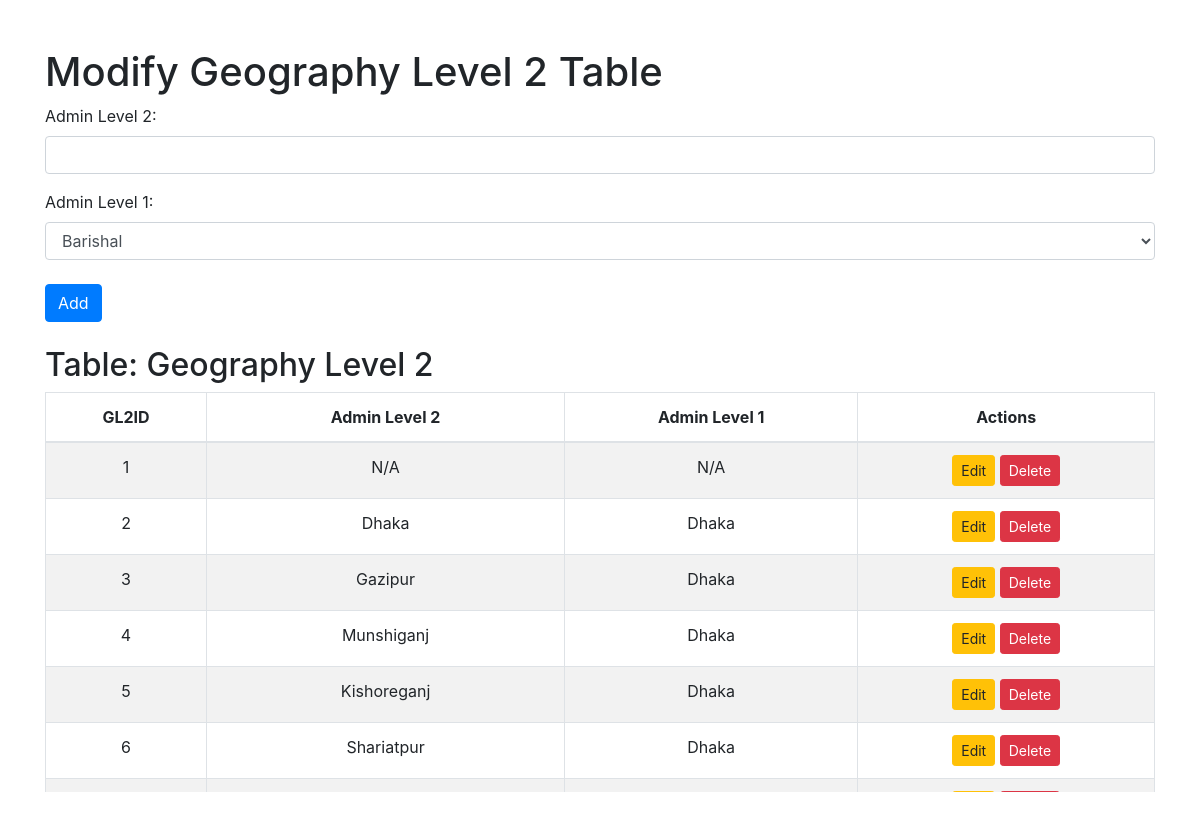
/input_tables/input_geography_level2.php, run on the app's committed database.
### tables this page shows
CREATE TABLE `geographylevel2` (
  `GL2ID` int(11) NOT NULL,
  `AdminLevel2` varchar(50) NOT NULL,
  `GL1ID` int(11) NOT NULL
);

CREATE TABLE `geographylevel1` (
  `GL1ID` int(11) NOT NULL,
  `AdminLevel1` varchar(50) NOT NULL,
  `CountryID` int(11) NOT NULL
);

### input_tables/input_geography_level2.php (the view, shortened to what this page needs)
<?php
include('../db_connect.php');
?>
<!DOCTYPE html>
<html>
<head>
    <link href="https://cdnjs.cloudflare.com/ajax/libs/bootstrap/4.6.2/css/bootstrap.min.css" rel="stylesheet">
</head>
<body>
    <div class="container mt-5">
        <h1>Modify Geography Level 2 Table</h1>
        <form method="post" action="input_geography_level2.php" class="mb-4">
            <div class="form-group">
                <label for="adminLevel2">Admin Level 2:</label>
                <input type="text" id="adminLevel2" name="adminLevel2" class="form-control" required>
            </div>
            <div class="form-group">
                <label for="gl1ID">Admin Level 1:</label>
                <select id="gl1ID" name="gl1ID" class="form-control" required>
                    <?php
                    $gl1Result = $conn->query("SELECT GL1ID, AdminLevel1 FROM geographylevel1 ORDER BY AdminLevel1 ASC");
                    while ($gl1Row = $gl1Result->fetch_assoc()) {
                        echo "<option value='{$gl1Row['GL1ID']}'>" . htmlspecialchars($gl1Row['AdminLevel1']) . "</option>";
                    }
                    ?>
                </select>
            </div>
            <button type="submit" class="btn btn-primary mt-2">Add</button>
        </form>
        <h2>Table: Geography Level 2</h2>
        <div class="table-responsive">
            <table class="table table-bordered table-striped">
                <thead>
                    <tr>
                        <th>GL2ID</th>
                        <th>Admin Level 2</th>
                        <th>Admin Level 1</th>
                        <th>Actions</th>
                    </tr>
                </thead>
                <tbody>
                    <?php
                    $result = $conn->query("SELECT GL2ID, AdminLevel2, geographylevel1.AdminLevel1 FROM geographylevel2 JOIN geographylevel1 ON geographylevel2.GL1ID = geographylevel1.GL1ID");
                    while ($row = $result->fetch_assoc()) {
                        echo "<tr>";
                        echo "<td>" . htmlspecialchars($row['GL2ID']) . "</td>";
                        echo "<td>" . htmlspecialchars($row['AdminLevel2']) . "</td>";
                        echo "<td>" . htmlspecialchars($row['AdminLevel1']) . "</td>";
                        echo "<td>";
                        echo "<a href='?action=edit&id=" . $row['GL2ID'] . "' class='btn btn-warning btn-sm'>Edit</a> ";
                        echo "<a href='?action=delete&id=" . $row['GL2ID'] . "' class='btn btn-danger btn-sm' onclick=\"return confirm('Are you sure you want to delete this record?');\">Delete</a>";
                        echo "</td>";
                        echo "</tr>";
                    }
                    ?>
                </tbody>
            </table>
        </div>
    </div>
</body>
</html>

### input_tables/input_geography_level2.php (style rules this page uses)
table th, table td { text-align: center; vertical-align: middle; }
.table-responsive { max-height: 400px; overflow-y: auto; }

### data on the page
geographylevel2: GL2ID "1", AdminLevel2 "N/A", GL1ID.AdminLevel1 "N/A"
geographylevel2: GL2ID "2", AdminLevel2 "Dhaka", GL1ID.AdminLevel1 "Dhaka"
geographylevel2: GL2ID "3", AdminLevel2 "Gazipur", GL1ID.AdminLevel1 "Dhaka"
geographylevel2: GL2ID "4", AdminLevel2 "Munshiganj", GL1ID.AdminLevel1 "Dhaka"
geographylevel2: GL2ID "5", AdminLevel2 "Kishoreganj", GL1ID.AdminLevel1 "Dhaka"
geographylevel2: GL2ID "6", AdminLevel2 "Shariatpur", GL1ID.AdminLevel1 "Dhaka"

### other printed values
form field gl1ID "Barishal"
